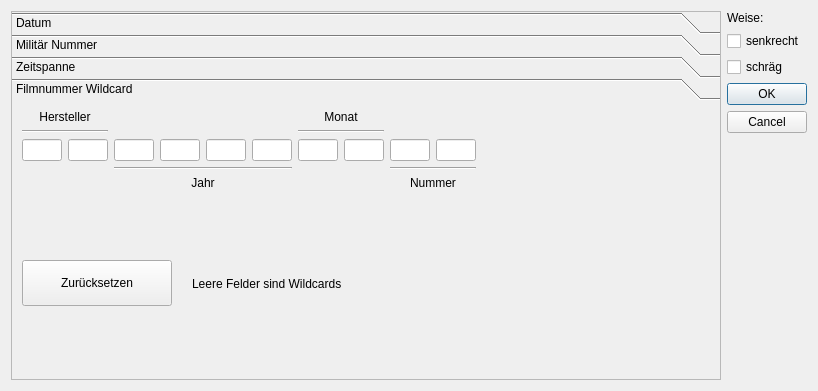
<?xml version="1.0" encoding="UTF-8"?>
<ui version="4.0">
 <class>apisSearchFilmDialog</class>
 <widget class="QDialog" name="apisSearchFilmDialog">
  <property name="windowModality">
   <enum>Qt::ApplicationModal</enum>
  </property>
  <property name="geometry">
   <rect>
    <x>0</x>
    <y>0</y>
    <width>818</width>
    <height>391</height>
   </rect>
  </property>
  <property name="windowTitle">
   <string>APIS Film Suche</string>
  </property>
  <property name="windowIcon">
   <iconset resource="resource.qrc">
    <normaloff>:/plugins/APIS/icons/apis.png</normaloff>:/plugins/APIS/icons/apis.png</iconset>
  </property>
  <property name="modal">
   <bool>true</bool>
  </property>
  <layout class="QGridLayout" name="gridLayout_2">
   <item row="0" column="1">
    <widget class="QLabel" name="uiFilmModeLbl">
     <property name="text">
      <string>Weise:</string>
     </property>
    </widget>
   </item>
   <item row="1" column="1">
    <widget class="QCheckBox" name="uiVerticalChk">
     <property name="enabled">
      <bool>true</bool>
     </property>
     <property name="text">
      <string>senkrecht</string>
     </property>
     <property name="checked">
      <bool>false</bool>
     </property>
     <property name="tristate">
      <bool>true</bool>
     </property>
    </widget>
   </item>
   <item row="2" column="1">
    <widget class="QCheckBox" name="uiObliqueChk">
     <property name="text">
      <string>schräg</string>
     </property>
     <property name="checked">
      <bool>false</bool>
     </property>
     <property name="tristate">
      <bool>true</bool>
     </property>
    </widget>
   </item>
   <item row="3" column="1">
    <widget class="QDialogButtonBox" name="buttonBox">
     <property name="orientation">
      <enum>Qt::Vertical</enum>
     </property>
     <property name="standardButtons">
      <set>QDialogButtonBox::Cancel|QDialogButtonBox::Ok</set>
     </property>
    </widget>
   </item>
   <item row="0" column="0" rowspan="4">
    <widget class="QToolBox" name="uiSearchModeTBox">
     <property name="enabled">
      <bool>true</bool>
     </property>
     <property name="frameShape">
      <enum>QFrame::StyledPanel</enum>
     </property>
     <property name="frameShadow">
      <enum>QFrame::Plain</enum>
     </property>
     <property name="currentIndex">
      <number>3</number>
     </property>
     <property name="tabSpacing">
      <number>0</number>
     </property>
     <widget class="QWidget" name="uiSearchByDate">
      <property name="geometry">
       <rect>
        <x>0</x>
        <y>0</y>
        <width>618</width>
        <height>213</height>
       </rect>
      </property>
      <attribute name="label">
       <string>Datum</string>
      </attribute>
      <widget class="QWidget" name="horizontalLayoutWidget">
       <property name="geometry">
        <rect>
         <x>10</x>
         <y>10</y>
         <width>520</width>
         <height>78</height>
        </rect>
       </property>
       <layout class="QHBoxLayout" name="horizontalLayout_2">
        <item>
         <widget class="QDateEdit" name="uiSearchDate">
          <property name="minimumDate">
           <date>
            <year>1900</year>
            <month>1</month>
            <day>1</day>
           </date>
          </property>
          <property name="displayFormat">
           <string>dd.MM.yyyy</string>
          </property>
          <property name="calendarPopup">
           <bool>true</bool>
          </property>
         </widget>
        </item>
        <item>
         <layout class="QGridLayout" name="gridLayout">
          <item row="0" column="0">
           <widget class="QRadioButton" name="uiYearOnlyRBtn">
            <property name="text">
             <string>nur Jahr</string>
            </property>
           </widget>
          </item>
          <item row="1" column="0">
           <widget class="QRadioButton" name="uiMonthOnlyRBtn">
            <property name="text">
             <string>nur Monat</string>
            </property>
            <property name="checked">
             <bool>false</bool>
            </property>
           </widget>
          </item>
          <item row="0" column="1">
           <widget class="QRadioButton" name="uiYearMonthRBtn">
            <property name="text">
             <string>Jahr und Monat</string>
            </property>
           </widget>
          </item>
          <item row="1" column="1">
           <widget class="QRadioButton" name="uiDateRBtn">
            <property name="text">
             <string>Datum</string>
            </property>
            <property name="checked">
             <bool>true</bool>
            </property>
           </widget>
          </item>
         </layout>
        </item>
       </layout>
      </widget>
     </widget>
     <widget class="QWidget" name="uiSearchByMilitaryNumber">
      <property name="geometry">
       <rect>
        <x>0</x>
        <y>0</y>
        <width>618</width>
        <height>213</height>
       </rect>
      </property>
      <attribute name="label">
       <string>Militär Nummer</string>
      </attribute>
      <widget class="QWidget" name="horizontalLayoutWidget_2">
       <property name="geometry">
        <rect>
         <x>9</x>
         <y>10</y>
         <width>388</width>
         <height>51</height>
        </rect>
       </property>
       <layout class="QHBoxLayout" name="horizontalLayout_3">
        <item>
         <widget class="QLabel" name="uiMilitaryNumberLbl">
          <property name="text">
           <string>Neue oder Alte Militär Nr.:</string>
          </property>
         </widget>
        </item>
        <item>
         <widget class="QComboBox" name="uiMilitaryNumberCombo">
          <property name="editable">
           <bool>true</bool>
          </property>
          <property name="frame">
           <bool>true</bool>
          </property>
         </widget>
        </item>
       </layout>
      </widget>
     </widget>
     <widget class="QWidget" name="uiSearchByTimeSpan">
      <property name="geometry">
       <rect>
        <x>0</x>
        <y>0</y>
        <width>618</width>
        <height>213</height>
       </rect>
      </property>
      <attribute name="label">
       <string>Zeitspanne</string>
      </attribute>
      <widget class="QWidget" name="layoutWidget">
       <property name="geometry">
        <rect>
         <x>9</x>
         <y>10</y>
         <width>520</width>
         <height>51</height>
        </rect>
       </property>
       <layout class="QHBoxLayout" name="horizontalLayout">
        <item>
         <widget class="QLabel" name="uiFromLbl">
          <property name="text">
           <string>von:</string>
          </property>
         </widget>
        </item>
        <item>
         <widget class="QCheckBox" name="uiFromChk">
          <property name="text">
           <string/>
          </property>
          <property name="checked">
           <bool>true</bool>
          </property>
         </widget>
        </item>
        <item>
         <widget class="QDateEdit" name="uiFromDate">
          <property name="date">
           <date>
            <year>1900</year>
            <month>1</month>
            <day>1</day>
           </date>
          </property>
          <property name="minimumDate">
           <date>
            <year>1900</year>
            <month>1</month>
            <day>1</day>
           </date>
          </property>
          <property name="displayFormat">
           <string>dd.MM.yyyy</string>
          </property>
          <property name="calendarPopup">
           <bool>true</bool>
          </property>
         </widget>
        </item>
        <item>
         <spacer name="horizontalSpacer">
          <property name="orientation">
           <enum>Qt::Horizontal</enum>
          </property>
          <property name="sizeHint" stdset="0">
           <size>
            <width>40</width>
            <height>20</height>
           </size>
          </property>
         </spacer>
        </item>
        <item>
         <widget class="QLabel" name="uiToLbl">
          <property name="text">
           <string>bis:</string>
          </property>
         </widget>
        </item>
        <item>
         <widget class="QCheckBox" name="uiToChk">
          <property name="text">
           <string/>
          </property>
          <property name="checked">
           <bool>true</bool>
          </property>
         </widget>
        </item>
        <item>
         <widget class="QDateEdit" name="uiToDate">
          <property name="date">
           <date>
            <year>2000</year>
            <month>2</month>
            <day>1</day>
           </date>
          </property>
          <property name="displayFormat">
           <string>dd.MM.yyyy</string>
          </property>
          <property name="calendarPopup">
           <bool>true</bool>
          </property>
         </widget>
        </item>
       </layout>
      </widget>
     </widget>
     <widget class="QWidget" name="uiSearchByFilmnNmberWildcard">
      <property name="geometry">
       <rect>
        <x>0</x>
        <y>0</y>
        <width>618</width>
        <height>213</height>
       </rect>
      </property>
      <attribute name="label">
       <string>Filmnummer Wildcard</string>
      </attribute>
      <widget class="QWidget" name="horizontalLayoutWidget_3">
       <property name="geometry">
        <rect>
         <x>10</x>
         <y>10</y>
         <width>591</width>
         <height>143</height>
        </rect>
       </property>
       <layout class="QGridLayout" name="gridLayout_3">
        <property name="sizeConstraint">
         <enum>QLayout::SetFixedSize</enum>
        </property>
        <item row="2" column="2">
         <widget class="QLineEdit" name="uiWcY1Edit">
          <property name="maximumSize">
           <size>
            <width>40</width>
            <height>16777215</height>
           </size>
          </property>
          <property name="focusPolicy">
           <enum>Qt::StrongFocus</enum>
          </property>
          <property name="maxLength">
           <number>1</number>
          </property>
         </widget>
        </item>
        <item row="2" column="0">
         <widget class="QLineEdit" name="uiWcP1Edit">
          <property name="maximumSize">
           <size>
            <width>40</width>
            <height>16777215</height>
           </size>
          </property>
          <property name="focusPolicy">
           <enum>Qt::StrongFocus</enum>
          </property>
          <property name="text">
           <string/>
          </property>
          <property name="maxLength">
           <number>1</number>
          </property>
          <property name="placeholderText">
           <string/>
          </property>
         </widget>
        </item>
        <item row="2" column="6">
         <widget class="QLineEdit" name="uiWcM1Edit">
          <property name="maximumSize">
           <size>
            <width>40</width>
            <height>16777215</height>
           </size>
          </property>
          <property name="maxLength">
           <number>1</number>
          </property>
         </widget>
        </item>
        <item row="2" column="1">
         <widget class="QLineEdit" name="uiWcP2Edit">
          <property name="maximumSize">
           <size>
            <width>40</width>
            <height>16777215</height>
           </size>
          </property>
          <property name="focusPolicy">
           <enum>Qt::StrongFocus</enum>
          </property>
          <property name="text">
           <string/>
          </property>
          <property name="maxLength">
           <number>1</number>
          </property>
          <property name="placeholderText">
           <string/>
          </property>
         </widget>
        </item>
        <item row="2" column="5">
         <widget class="QLineEdit" name="uiWcY4Edit">
          <property name="maximumSize">
           <size>
            <width>40</width>
            <height>16777215</height>
           </size>
          </property>
          <property name="maxLength">
           <number>1</number>
          </property>
         </widget>
        </item>
        <item row="2" column="4">
         <widget class="QLineEdit" name="uiWcY3Edit">
          <property name="maximumSize">
           <size>
            <width>40</width>
            <height>16777215</height>
           </size>
          </property>
          <property name="maxLength">
           <number>1</number>
          </property>
         </widget>
        </item>
        <item row="2" column="8">
         <widget class="QLineEdit" name="uiWcN1Edit">
          <property name="maximumSize">
           <size>
            <width>40</width>
            <height>16777215</height>
           </size>
          </property>
          <property name="maxLength">
           <number>1</number>
          </property>
         </widget>
        </item>
        <item row="2" column="9">
         <widget class="QLineEdit" name="uiWcN2Edit">
          <property name="maximumSize">
           <size>
            <width>40</width>
            <height>16777215</height>
           </size>
          </property>
          <property name="maxLength">
           <number>1</number>
          </property>
         </widget>
        </item>
        <item row="2" column="7">
         <widget class="QLineEdit" name="uiWcM2Edit">
          <property name="maximumSize">
           <size>
            <width>40</width>
            <height>16777215</height>
           </size>
          </property>
          <property name="maxLength">
           <number>1</number>
          </property>
         </widget>
        </item>
        <item row="2" column="3">
         <widget class="QLineEdit" name="uiWcY2Edit">
          <property name="maximumSize">
           <size>
            <width>40</width>
            <height>16777215</height>
           </size>
          </property>
          <property name="maxLength">
           <number>1</number>
          </property>
         </widget>
        </item>
        <item row="0" column="0" colspan="2">
         <widget class="QLabel" name="label">
          <property name="text">
           <string>Hersteller</string>
          </property>
          <property name="alignment">
           <set>Qt::AlignCenter</set>
          </property>
         </widget>
        </item>
        <item row="1" column="0" colspan="2">
         <widget class="Line" name="line">
          <property name="orientation">
           <enum>Qt::Horizontal</enum>
          </property>
         </widget>
        </item>
        <item row="4" column="2" colspan="4">
         <widget class="QLabel" name="label_2">
          <property name="text">
           <string>Jahr</string>
          </property>
          <property name="alignment">
           <set>Qt::AlignCenter</set>
          </property>
         </widget>
        </item>
        <item row="3" column="2" colspan="4">
         <widget class="Line" name="line_2">
          <property name="orientation">
           <enum>Qt::Horizontal</enum>
          </property>
         </widget>
        </item>
        <item row="0" column="6" colspan="2">
         <widget class="QLabel" name="label_3">
          <property name="text">
           <string>Monat</string>
          </property>
          <property name="alignment">
           <set>Qt::AlignCenter</set>
          </property>
         </widget>
        </item>
        <item row="1" column="6" colspan="2">
         <widget class="Line" name="line_3">
          <property name="orientation">
           <enum>Qt::Horizontal</enum>
          </property>
         </widget>
        </item>
        <item row="3" column="8" colspan="2">
         <widget class="Line" name="line_4">
          <property name="orientation">
           <enum>Qt::Horizontal</enum>
          </property>
         </widget>
        </item>
        <item row="4" column="8" colspan="2">
         <widget class="QLabel" name="label_4">
          <property name="text">
           <string>Nummer</string>
          </property>
          <property name="alignment">
           <set>Qt::AlignCenter</set>
          </property>
         </widget>
        </item>
       </layout>
      </widget>
      <widget class="QLabel" name="label_5">
       <property name="geometry">
        <rect>
         <x>180</x>
         <y>170</y>
         <width>331</width>
         <height>27</height>
        </rect>
       </property>
       <property name="text">
        <string>Leere Felder sind Wildcards</string>
       </property>
      </widget>
      <widget class="QPushButton" name="uiResetWcBtn">
       <property name="geometry">
        <rect>
         <x>10</x>
         <y>160</y>
         <width>150</width>
         <height>46</height>
        </rect>
       </property>
       <property name="text">
        <string>Zurücksetzen</string>
       </property>
      </widget>
     </widget>
    </widget>
   </item>
  </layout>
 </widget>
 <tabstops>
  <tabstop>uiVerticalChk</tabstop>
  <tabstop>uiObliqueChk</tabstop>
  <tabstop>uiSearchDate</tabstop>
  <tabstop>uiYearOnlyRBtn</tabstop>
  <tabstop>uiMonthOnlyRBtn</tabstop>
  <tabstop>uiYearMonthRBtn</tabstop>
  <tabstop>uiDateRBtn</tabstop>
  <tabstop>uiMilitaryNumberCombo</tabstop>
  <tabstop>uiFromChk</tabstop>
  <tabstop>uiFromDate</tabstop>
  <tabstop>uiToChk</tabstop>
  <tabstop>uiToDate</tabstop>
  <tabstop>uiWcP1Edit</tabstop>
  <tabstop>uiWcP2Edit</tabstop>
  <tabstop>uiWcY1Edit</tabstop>
  <tabstop>uiWcY2Edit</tabstop>
  <tabstop>uiWcY3Edit</tabstop>
  <tabstop>uiWcY4Edit</tabstop>
  <tabstop>uiWcM1Edit</tabstop>
  <tabstop>uiWcM2Edit</tabstop>
  <tabstop>uiWcN1Edit</tabstop>
  <tabstop>uiWcN2Edit</tabstop>
  <tabstop>buttonBox</tabstop>
 </tabstops>
 <resources>
  <include location="resource.qrc"/>
 </resources>
 <connections>
  <connection>
   <sender>buttonBox</sender>
   <signal>accepted()</signal>
   <receiver>apisSearchFilmDialog</receiver>
   <slot>accept()</slot>
   <hints>
    <hint type="sourcelabel">
     <x>799</x>
     <y>372</y>
    </hint>
    <hint type="destinationlabel">
     <x>157</x>
     <y>159</y>
    </hint>
   </hints>
  </connection>
  <connection>
   <sender>buttonBox</sender>
   <signal>rejected()</signal>
   <receiver>apisSearchFilmDialog</receiver>
   <slot>reject()</slot>
   <hints>
    <hint type="sourcelabel">
     <x>799</x>
     <y>372</y>
    </hint>
    <hint type="destinationlabel">
     <x>286</x>
     <y>159</y>
    </hint>
   </hints>
  </connection>
 </connections>
</ui>
